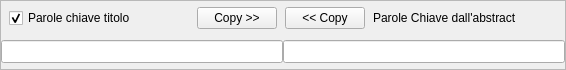
            <widget class="QFrame" name="frameParoleChiave">
             <property name="minimumSize">
              <size>
               <width>566</width>
               <height>58</height>
              </size>
             </property>
             <property name="maximumSize">
              <size>
               <width>566</width>
               <height>70</height>
              </size>
             </property>
             <property name="mouseTracking">
              <bool>true</bool>
             </property>
             <property name="focusPolicy">
              <enum>Qt::NoFocus</enum>
             </property>
             <property name="acceptDrops">
              <bool>true</bool>
             </property>
             <property name="frameShape">
              <enum>QFrame::StyledPanel</enum>
             </property>
             <property name="frameShadow">
              <enum>QFrame::Sunken</enum>
             </property>
             <layout class="QVBoxLayout" name="verticalLayout_4">
              <property name="spacing">
               <number>0</number>
              </property>
              <property name="margin">
               <number>0</number>
              </property>
              <item>
               <widget class="QFrame" name="frame">
                <property name="minimumSize">
                 <size>
                  <width>0</width>
                  <height>27</height>
                 </size>
                </property>
                <property name="maximumSize">
                 <size>
                  <width>16777215</width>
                  <height>39</height>
                 </size>
                </property>
                <property name="frameShape">
                 <enum>QFrame::NoFrame</enum>
                </property>
                <property name="frameShadow">
                 <enum>QFrame::Sunken</enum>
                </property>
                <property name="lineWidth">
                 <number>0</number>
                </property>
                <layout class="QHBoxLayout" name="horizontalLayout_5">
                 <property name="spacing">
                  <number>0</number>
                 </property>
                 <property name="margin">
                  <number>0</number>
                 </property>
                 <item>
                  <widget class="QCheckBox" name="Select_ParoleChiave">
                   <property name="sizePolicy">
                    <sizepolicy hsizetype="Minimum" vsizetype="Preferred">
                     <horstretch>0</horstretch>
                     <verstretch>0</verstretch>
                    </sizepolicy>
                   </property>
                   <property name="minimumSize">
                    <size>
                     <width>153</width>
                     <height>24</height>
                    </size>
                   </property>
                   <property name="maximumSize">
                    <size>
                     <width>180</width>
                     <height>16777215</height>
                    </size>
                   </property>
                   <property name="text">
                    <string>Parole chiave titolo</string>
                   </property>
                   <property name="checked">
                    <bool>true</bool>
                   </property>
                  </widget>
                 </item>
                 <item>
                  <widget class="QPushButton" name="CopiaADestra">
                   <property name="minimumSize">
                    <size>
                     <width>80</width>
                     <height>20</height>
                    </size>
                   </property>
                   <property name="maximumSize">
                    <size>
                     <width>80</width>
                     <height>16777215</height>
                    </size>
                   </property>
                   <property name="text">
                    <string>Copy &gt;&gt;</string>
                   </property>
                  </widget>
                 </item>
                 <item>
                  <widget class="QPushButton" name="CopiaASinistra">
                   <property name="minimumSize">
                    <size>
                     <width>80</width>
                     <height>20</height>
                    </size>
                   </property>
                   <property name="maximumSize">
                    <size>
                     <width>80</width>
                     <height>16777215</height>
                    </size>
                   </property>
                   <property name="text">
                    <string>&lt;&lt; Copy</string>
                   </property>
                  </widget>
                 </item>
                 <item>
                  <widget class="QLabel" name="label_5">
                   <property name="minimumSize">
                    <size>
                     <width>0</width>
                     <height>24</height>
                    </size>
                   </property>
                   <property name="maximumSize">
                    <size>
                     <width>180</width>
                     <height>16777215</height>
                    </size>
                   </property>
                   <property name="text">
                    <string>Parole Chiave dall'abstract  </string>
                   </property>
                  </widget>
                 </item>
                </layout>
                <zorder>CopiaASinistra</zorder>
                <zorder>CopiaADestra</zorder>
                <zorder>Select_ParoleChiave</zorder>
                <zorder>label_5</zorder>
               </widget>
              </item>
              <item>
               <widget class="QFrame" name="frame_6">
                <property name="minimumSize">
                 <size>
                  <width>0</width>
                  <height>27</height>
                 </size>
                </property>
                <property name="frameShape">
                 <enum>QFrame::NoFrame</enum>
                </property>
                <property name="frameShadow">
                 <enum>QFrame::Plain</enum>
                </property>
                <property name="lineWidth">
                 <number>0</number>
                </property>
                <layout class="QHBoxLayout" name="horizontalLayout_4">
                 <property name="spacing">
                  <number>0</number>
                 </property>
                 <property name="margin">
                  <number>0</number>
                 </property>
                 <item>
                  <widget class="QLineEdit" name="ParoleChiave">
                   <property name="sizePolicy">
                    <sizepolicy hsizetype="Expanding" vsizetype="Fixed">
                     <horstretch>0</horstretch>
                     <verstretch>0</verstretch>
                    </sizepolicy>
                   </property>
                   <property name="minimumSize">
                    <size>
                     <width>251</width>
                     <height>23</height>
                    </size>
                   </property>
                   <property name="maximumSize">
                    <size>
                     <width>1000</width>
                     <height>16777215</height>
                    </size>
                   </property>
                  </widget>
                 </item>
                 <item>
                  <widget class="QLineEdit" name="ParoleChiaveAbstract">
                   <property name="sizePolicy">
                    <sizepolicy hsizetype="Expanding" vsizetype="Fixed">
                     <horstretch>0</horstretch>
                     <verstretch>255</verstretch>
                    </sizepolicy>
                   </property>
                   <property name="minimumSize">
                    <size>
                     <width>251</width>
                     <height>23</height>
                    </size>
                   </property>
                   <property name="maximumSize">
                    <size>
                     <width>1000</width>
                     <height>16777215</height>
                    </size>
                   </property>
                  </widget>
                 </item>
                </layout>
               </widget>
              </item>
             </layout>
            </widget>
